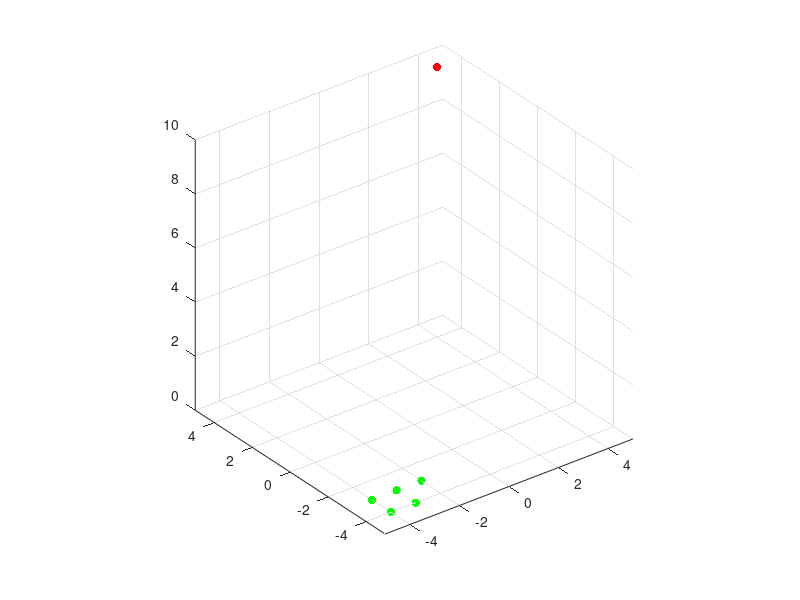

Write the MATLAB code that produced this figure. (Note: this script raises an error after producing the figure.)
function multi_drone_rrt_simulation_1

    clc, clear;

    % Formation parameters
    d = 0.8; % Distance between drones in formation
    alpha = 3*pi/4; % Angle of V-formation (135 degrees)
    kf = 0.5; % Formation control gain

    % Parameters
    start_positions = [-4, -4, 0; -4, -3, 0; -3, -4, 0; -3, -3, 0; -2,-3,0]; % Starting positions for five drones
    goal_positions = [4, 4, 10; 4, 4, 10; 4, 4, 10; 4, 4, 10; 4, 4, 10]; % Goal positions for five drones
    step_size = 0.13; % Step size for RRT* (reduced from 0.5)
    max_iter = 1000; % Maximum iterations for RRT*
    goal_tolerance = 0.5; % Goal tolerance
    obstacle_speed = 0.5; % Speed of moving obstacles
    num_obstacles = 3; % Number of obstacles
    filename = 'multi_drone_path.gif'; % Output GIF file name
    collision_threshold = 2.0; % Minimum distance to consider as collision

    % Create figure
    figure('Color', 'w', 'Renderer', 'opengl');
    axis equal
    hold on
    grid on
    view(3)
    xlim([-5 5])
    ylim([-5 5])
    zlim([0 10])

    % Plot start and goal positions
    scatter3(start_positions(:,1), start_positions(:,2), start_positions(:,3), 'g', 'filled')
    scatter3(goal_positions(:,1), goal_positions(:,2), goal_positions(:,3), 'r', 'filled')

    % Initialize obstacles
    obstacles = initialize_obstacles(num_obstacles, [-5, 5], [-5, 5], [0, 10]);
    obstacle_plots = plot_obstacles(obstacles);

    % Perform RRT* path planning only for the leader (third drone)
    leader_path = rrt_star(start_positions(3,:), goal_positions(3,:), step_size, max_iter, goal_tolerance, obstacles, obstacle_speed);
    
    % Calculate follower paths based on leader path
    paths = cell(5, 1);
    paths{3} = leader_path;
    
    % Calculate formation positions for followers
    n = 5; % Number of drones
    l = 3; % Leader index (3rd drone)
    
    % Calculate follower paths
    for i = 1:n
        if i ~= l && ~isempty(leader_path)
            % Calculate desired distance from leader
            dis = d * abs(l-i);
            
            % Calculate formation angle based on position relative to leader
            if i < l
                ang = alpha; % Right side of V
            else
                ang = -alpha; % Left side of V
            end
            
            % Calculate desired position for each point in the path
            follower_path = zeros(size(leader_path));
            for j = 1:size(leader_path, 1)
                % Calculate leader's heading (direction of movement)
                if j < size(leader_path, 1)
                    leader_heading = atan2(leader_path(j+1,2) - leader_path(j,2), ...
                                        leader_path(j+1,1) - leader_path(j,1));
                else
                    leader_heading = atan2(leader_path(j,2) - leader_path(j-1,2), ...
                                        leader_path(j,1) - leader_path(j-1,1));
                end
                
                % Calculate follower's desired position
                pd = leader_path(j,:) + dis * [cos(leader_heading + ang), ...
                                             sin(leader_heading + ang), ...
                                             0];
                
                % Apply formation control
                follower_path(j,:) = pd;
            end
            paths{i} = follower_path;
        end
    end

    % Plot only the leader's (3rd drone) path
    if ~isempty(paths{3})
        plot3(paths{3}(:,1), paths{3}(:,2), paths{3}(:,3), 'k--', 'LineWidth', 1);
    end

    % Create drone models
    drones = create_drone_model();
    drone_plots = gobjects(5, 1);
    for k = 1:5
        drone_plots(k) = plot3(drones(:, 1) + start_positions(k, 1), ...
                               drones(:, 2) + start_positions(k, 2), ...
                               drones(:, 3) + start_positions(k, 3), 'k', 'LineWidth', 2);
    end

    % Initialize current positions and paused state
    current_positions = start_positions;
    is_paused = false;
    pause_counter = 0;
    max_pause_steps = 20; % Number of steps to wait when paused

    % Move the drones along their paths and save to GIF
    max_path_length = max(cellfun(@(p) size(p, 1), paths));
    i = 1;
    while i <= max_path_length
        % Update obstacles
        obstacles = update_obstacles(obstacles, [-5, 5], [-5, 5], [0, 10], obstacle_speed);

        % Update obstacle plots
        for j = 1:length(obstacles)
            switch obstacles(j).shape
                case 'sphere'
                    [x, y, z] = sphere;
                    x = x * obstacles(j).size + obstacles(j).pos(1);
                    y = y * obstacles(j).size + obstacles(j).pos(2);
                    z = z * obstacles(j).size + obstacles(j).pos(3);
                    set(obstacle_plots(j), 'XData', x, 'YData', y, 'ZData', z);
                case 'cube'
                    [x, y, z] = cube(obstacles(j).size);
                    vertices = [x(:), y(:), z(:)] + obstacles(j).pos;
                    set(obstacle_plots(j), 'Vertices', vertices);
                case 'cylinder'
                    [x, y, z] = cylinder(obstacles(j).size / 2);
                    x = x + obstacles(j).pos(1);
                    y = y + obstacles(j).pos(2);
                    z = z * obstacles(j).size + obstacles(j).pos(3);
                    set(obstacle_plots(j), 'XData', x, 'YData', y, 'ZData', z);
            end
        end

        % Check for collisions
        collision_detected = false;
        for k = 1:n
            if i <= size(paths{k}, 1)
                next_position = paths{k}(i,:);
                for j = 1:length(obstacles)
                    if norm(next_position - obstacles(j).pos) < collision_threshold
                        collision_detected = true;
                        break;
                    end
                end
            end
            if collision_detected
                break;
            end
        end

        % Handle collision or pause state
        if collision_detected || is_paused
            if ~is_paused
                is_paused = true;
                pause_counter = 0;
            end
            pause_counter = pause_counter + 1;
            
            if pause_counter >= max_pause_steps
                is_paused = false;
                pause_counter = 0;
            end
        else
            % Update drone positions if no collision and not paused
            for k = 1:n
                if i <= size(paths{k}, 1)
                    current_positions(k,:) = paths{k}(i,:);
                    set(drone_plots(k), 'XData', drones(:, 1) + current_positions(k, 1), ...
                                        'YData', drones(:, 2) + current_positions(k, 2), ...
                                        'ZData', drones(:, 3) + current_positions(k, 3));
                end
            end
            i = i + 1;
        end

        drawnow;

        % Capture the plot as an image
        frame = getframe(gcf);
        im = frame2im(frame);
        [imind, cm] = rgb2ind(im, 256);

        % Write to the GIF file
        if i == 1
            imwrite(imind, cm, filename, 'gif', 'Loopcount', inf, 'DelayTime', 0.2);
        else
            imwrite(imind, cm, filename, 'gif', 'WriteMode', 'append', 'DelayTime', 0.2);
        end
    end
end

function obstacles = initialize_obstacles(num_obstacles, xlim, ylim, zlim)
    obstacles = struct('pos', [], 'vel', [], 'size', [], 'shape', [], 'pattern', []);
    for i = 1:num_obstacles
        obstacles(i).pos = [rand * (xlim(2) - xlim(1)) + xlim(1), ...
                            rand * (ylim(2) - ylim(1)) + ylim(1), ...
                            rand * (zlim(2) - zlim(1)) + zlim(1)];
        obstacles(i).vel = rand(1, 3) * 0.2 - 0.1; % Random velocity
        base_size = rand * 1 + 0.5; % Base size for obstacles
        if mod(i, 3) == 0
            obstacles(i).shape = 'sphere';
            obstacles(i).size = base_size / 1.3; 
        elseif mod(i, 3) == 1
            obstacles(i).shape = 'cube' ;
            obstacles(i).size = base_size / 1.3;
        else
            obstacles(i).shape = 'cylinder';
            obstacles(i).size = base_size * 1.3;
        end
        % Define a movement pattern
        if mod(i, 2) == 0
            obstacles(i).pattern = 'circular';
        else
            obstacles(i).pattern = 'linear';
        end
    end
end

function obstacles = update_obstacles(obstacles, xlim, ylim, zlim, obstacle_speed)
    t = now * 100000; % Use current time as a variable to create smooth movement patterns
    for i = 1:length(obstacles)
        if strcmp(obstacles(i).pattern, 'circular')
            theta = obstacle_speed * t;
            obstacles(i).pos(1) = obstacles(i).pos(1) + cos(theta) * 0.1;
            obstacles(i).pos(2) = obstacles(i).pos(2) + sin(theta) * 0.1;
        else
            obstacles(i).pos = obstacles(i).pos + obstacles(i).vel * obstacle_speed;
            if obstacles(i).pos(1) < xlim(1) || obstacles(i).pos(1) > xlim(2)
                obstacles(i).vel(1) = -obstacles(i).vel(1);
            end
            if obstacles(i).pos(2) < ylim(1) || obstacles(i).pos(2) > ylim(2)
                obstacles(i).vel(2) = -obstacles(i).vel(2);
            end
            if obstacles(i).pos(3) < zlim(1) || obstacles(i).pos(3) > zlim(2)
                obstacles(i).vel(3) = -obstacles(i).vel(3);
            end
        end
    end
end

function path = rrt_star(start_pos, goal_pos, step_size, max_iter, goal_tolerance, obstacles, obstacle_speed)
    % RRT* Algorithm
    nodes = start_pos;
    parent = 0;
    goal_reached = false;

    for i = 1:max_iter
        % Update obstacles' positions
        obstacles = update_obstacles(obstacles, [-5, 5], [-5, 5], [0, 10], obstacle_speed);

        % Generate a random sample
        if rand < 0.1
            sample = goal_pos; % Bias towards the goal
        else
            sample = [rand*10-5, rand*10-5, rand*10]; % Random sample in space
        end

        % Find the nearest node
        distances = sqrt(sum((nodes - sample).^2, 2));
        [~, nearest_idx] = min(distances);
        nearest_node = nodes(nearest_idx, :);

        % Create a new node in the direction of the sample
        direction = (sample - nearest_node) / norm(sample - nearest_node);
        new_node = nearest_node + step_size * direction;

        % Check for collisions with obstacles
        if ~check_collision(new_node, obstacles)
            continue;
        end

        % Check if the new node is within the goal tolerance
        if norm(new_node - goal_pos) < goal_tolerance
            goal_reached = true;
            parent = [parent; nearest_idx];
            nodes = [nodes; goal_pos];
            break;
        end

        % Add the new node to the tree
        parent = [parent; nearest_idx];
        nodes = [nodes; new_node];
    end

    if goal_reached
        % Extract the path
        path = [goal_pos];
        node_idx = size(nodes, 1);
        while node_idx ~= 1
            node_idx = parent(node_idx);
            path = [nodes(node_idx, :); path];
        end
    else
        path = [];
    end
end

function collision = check_collision(point, obstacles)
    collision = true;
    for i = 1:length(obstacles)
        if norm(point - obstacles(i).pos) < (obstacles(i).size / 2)
            collision = false;
            return;
        end
    end
end

function drones = create_drone_model()
    % Create a more realistic quadcopter model
    arm_length = 0.5;
    body_width = 0.1;
    drones = [
        -arm_length, 0, 0;
         arm_length, 0, 0;
         NaN, NaN, NaN; % NaN to break the line
         0, -arm_length, 0;
         0, arm_length, 0;
         NaN, NaN, NaN; % NaN to break the line
         -body_width, body_width, 0;
         body_width, body_width, 0;
         body_width, -body_width, 0;
         -body_width, -body_width, 0;
         -body_width, body_width, 0;
    ];
end

function obstacle_plots = plot_obstacles(obstacles)
    obstacle_plots = gobjects(1, length(obstacles));
    for i = 1:length(obstacles)
        switch obstacles(i).shape
            case 'sphere'
                [x, y, z] = sphere;
                x = x * obstacles(i).size + obstacles(i).pos(1);
                y = y * obstacles(i).size + obstacles(i).pos(2);
                z = z * obstacles(i).size + obstacles(i).pos(3);
                obstacle_plots(i) = surf(x, y, z, 'FaceColor', 'r', 'EdgeColor', 'none');
            case 'cube'
                [x, y, z] = cube(obstacles(i).size);
                vertices = [x(:), y(:), z(:)] + obstacles(i).pos;
                obstacle_plots(i) = patch('Vertices', vertices, ...
                    'Faces', [1,2,6,5; 2,3,7,6; 3,4,8,7; 1,4,8,5; 1,2,3,4; 5,6,7,8], ...
                    'FaceColor', 'r', 'EdgeColor', 'none');
            case 'cylinder'
                [x, y, z] = cylinder(obstacles(i).size / 2);
                x = x + obstacles(i).pos(1);
                y = y + obstacles(i).pos(2);
                z = z * obstacles(i).size + obstacles(i).pos(3);
                obstacle_plots(i) = surf(x, y, z, 'FaceColor', 'r', 'EdgeColor', 'none');
        end
    end
end

function [x, y, z] = cube(size)
    x = [-1, 1, 1, -1, -1, 1, 1, -1] * size / 2;
    y = [-1, -1, 1, 1, -1, -1, 1, 1] * size / 2;
    z = [-1, -1, -1, -1, 1, 1, 1, 1] * size / 2;
end